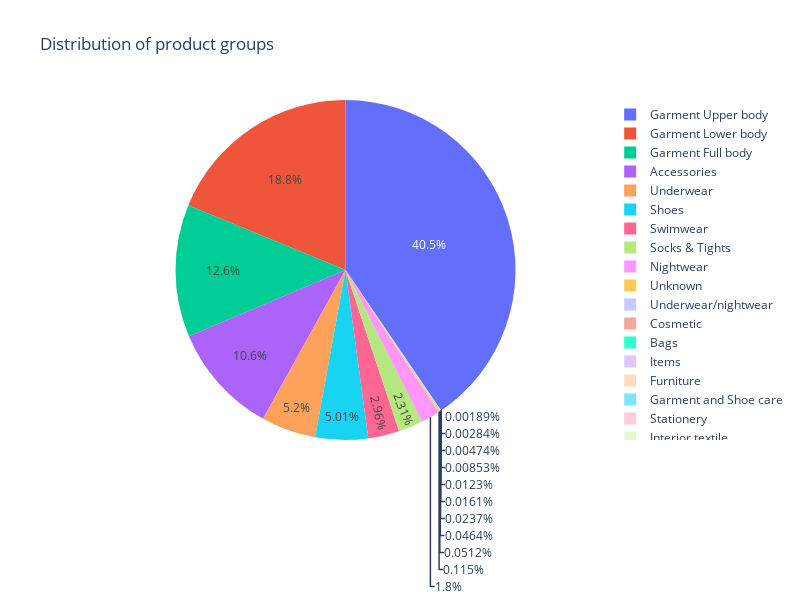

Notebook cell for this chart:
### Markdown cell above
The dataset contains non-clothing articles as well. We only want to include specific clothing articles. Studying the distribution of product groups helps in determining which groups to include.

### Code cell
# if your running this on local system
fig = px.pie(articles, values=articles['product_group_name'].value_counts().values,names=articles['product_group_name'].value_counts().index, title='Distribution of product groups')
fig.update_layout(width=800, height=600)

### Figure 1 — Plotly figure (JSON) as saved in the notebook; plotly's stock layout.template omitted (floating-point values rounded to 4 significant figures)
{"data": [{"domain": {"x": [0, 1], "y": [0, 1]}, "hovertemplate": "label=%{label}<br>value=%{value}<extra></extra>", "labels": ["Garment Upper body", "Garment Lower body", "Garment Full body", "Accessories", "Underwear", "Shoes", "Swimwear", "Socks & Tights", "Nightwear", "Unknown", "Underwear/nightwear", "Cosmetic", "Bags", "Items", "Furniture", "Garment and Shoe care", "Stationery", "Interior textile", "Fun"], "legendgroup": "", "name": "", "showlegend": true, "type": "pie", "values": [42741, 19812, 13292, 11158, 5490, 5283, 3127, 2442, 1899, 121, 54, 49, 25, 17, 13, 9, 5, 3, 2]}], "layout": {"height": 600, "legend": {"tracegroupgap": 0}, "title": {"text": "Distribution of product groups"}, "width": 800}}
